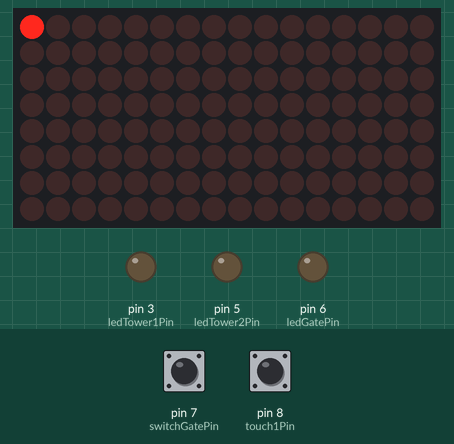
Simulated run of this sketch. Board: Arduino Uno, built with avr-gcc and run on an emulated ATmega328P. Shown: 16×8 LED matrix, output pins drawn as LEDs (lit = HIGH). Inputs (shaded band) come from the test bench; at power-on: pin 7 (switchGatePin) LOW, pin 8 (touch1Pin) LOW. Random numbers use the default seed unless the sketch sets one.

Above: at 0.01 s.
At 8.8 s:
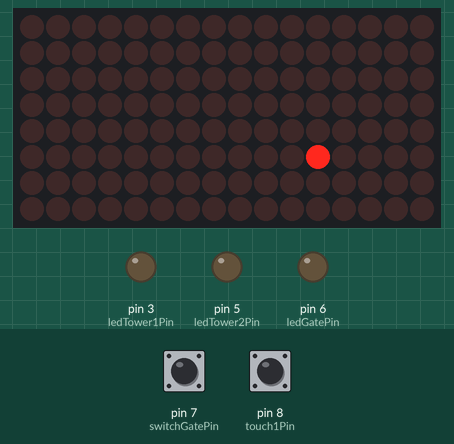
10.1 s: pin 7 (switchGatePin) pulled HIGH for 0.15 s
At 10.8 s:
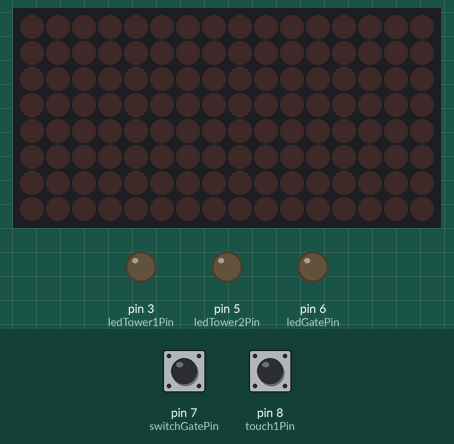
11.9 s: pin 8 (touch1Pin) pulled HIGH for 0.15 s
12.6 s: pin 7 (switchGatePin) pulled HIGH for 1 s
14.2 s: pin 7 (switchGatePin) pulled HIGH for 0.15 s
14.9 s: pin 7 (switchGatePin) pulled HIGH for 3.2 s
18.7 s: pin 7 (switchGatePin) pulled HIGH for 1 s
Timing chart, 0 to 23.4 s (numbered marks = the images above; inputs shaded):
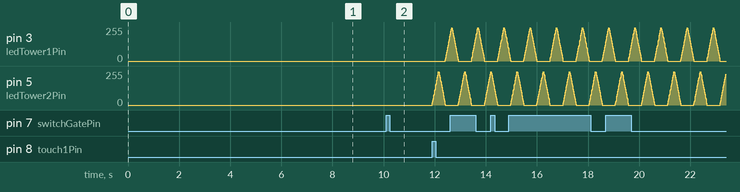

The sketch:

Gevangenis.ino
```cpp
#include <LedControl.h>
LedControl lc = LedControl(12,11,10,2);

int cel;
int etage;
int onoff;
long randNumber;

const int ledTower1Pin =  3;
const int ledTower2Pin =  5;
const int ledGatePin =    6;
const int switchGatePin = 7;
const int touch1Pin = 8;

// Variables will change:
int ledState = LOW;             // ledState used to set the LED
int alarmState = LOW;

int readingInput;

// Generally, you should use "unsigned long" for variables that hold time
// The value will quickly become too large for an int to store
unsigned long previousMillisBlinkTower = 0;        // will store last time LED was updated
unsigned long previousMillisBlinkGate = 0;        // will store last time LED was updated
unsigned long previousMillisCelLight = 0;        // will store last time LED was updated

bool fadeCountUp = false;
bool fadeCountUpGate = false;

unsigned char fadeLedValue = 0;
unsigned char fadeLedValueGate = 0;
unsigned char fadeStep = 8;


// constants won't change:
const long intervalBlinkTower = 8;           // interval at which to blink (milliseconds)
const long intervalBlinkGate = 6;           // interval at which to blink (milliseconds)
const long intervalCelLight = 10000;           // interval at which to blink (milliseconds)

unsigned long alarmCounter = 0;

// the setup function runs once when you press reset or power the board
void setup() {
  // initialize digital pin LED_BUILTIN as an output.
  pinMode(ledTower1Pin, OUTPUT);
  pinMode(ledTower2Pin, OUTPUT);
  pinMode(ledGatePin, OUTPUT);
  pinMode(switchGatePin, INPUT);
  pinMode(touch1Pin, INPUT);

  lc.shutdown(0,false);
  lc.shutdown(1,false);

  // set the brightness to a medium values
  lc.setIntensity(0,8);                       // 0 = low; 15 = high
  lc.setIntensity(1,8);                       // 0 = low; 15 = high

  // check whether the matrix works
  testloop();

  // clear the display
  lc.clearDisplay(0);
  lc.clearDisplay(1);

  // initial position
  randomSeed(analogRead(0));
}

// the loop function runs over and over again forever
void loop() {
  unsigned long currentMillis = millis();

  readingInput = digitalRead(touch1Pin);
  if (readingInput == HIGH) {
      alarmState = HIGH;
      alarmCounter = 10000; // reset when touched
  }

  if (alarmCounter > 0 && alarmState == HIGH) {
    if (currentMillis - previousMillisBlinkTower >= intervalBlinkTower) {
      // save the last time you blinked the LED
      previousMillisBlinkTower = currentMillis;

      if (fadeCountUp == false) {
        if ((fadeLedValue - fadeStep) < 0) {
          fadeCountUp = true;
          fadeLedValue = 0;

          if (ledState == LOW) {
            ledState = HIGH;
          } else {
            ledState = LOW;
          }

        } else {
          fadeLedValue -= fadeStep;
        }
      } else if (fadeCountUp == true) {
        if ((fadeLedValue + fadeStep) > 255) {
          fadeCountUp = false;
          fadeLedValue = 255;
        } else {
          fadeLedValue += fadeStep;
        }
      }

      // if the LED is off turn it on and vice-versa:
      if (ledState == LOW) {
        analogWrite(ledTower2Pin, 0);
        analogWrite(ledTower1Pin, fadeLedValue);
      } else {
        analogWrite(ledTower2Pin, fadeLedValue);
        analogWrite(ledTower1Pin, 0);
      }


      alarmCounter--;

      if (alarmCounter == 0) {
        alarmState = LOW;
        analogWrite(ledTower1Pin, 0);
        analogWrite(ledTower2Pin, 0);
      }
    }
  }

  readingInput = digitalRead(switchGatePin);
  if ((fadeLedValueGate > 0 || readingInput == HIGH ) && currentMillis - previousMillisBlinkGate >= intervalBlinkGate) {
    // save the last time you blinked the LED
    previousMillisBlinkGate = currentMillis;

    if (fadeCountUpGate == false) {
      if ((fadeLedValueGate - fadeStep) < 0) {
        fadeCountUpGate = true;
        fadeLedValueGate = 0;
      } else {
        fadeLedValueGate -= fadeStep;
      }
    } else if (fadeCountUpGate == true) {
      if ((fadeLedValueGate + fadeStep) > 255) {
        fadeCountUpGate = false;
        fadeLedValueGate = 255;
      } else {
        fadeLedValueGate += fadeStep;
      }
    }

    analogWrite(ledGatePin, fadeLedValueGate);
  }

  if (currentMillis - previousMillisCelLight >= intervalCelLight) {
   previousMillisCelLight = currentMillis;
   etage = random(1, 5);                       // picks house between 0 and 6
   cel = random(1, 23);                       // picks row (= light) between 0 and 7
   int onoff_rnd = random(0, 2);                       // picks on/off between 0 and 2
   int cnt = random(0, 10);                       // picks random count of lights between 0 and 10

    for (int i=0;i<cnt;i++) {
      onoff = (onoff_rnd > 0 ? true : false);
      setlight(etage, cel, onoff);
    }
  }
}

// ============ SUBROUTINES ==============================================

void testloop() {
  // clear the display
  lc.clearDisplay(0);
  lc.clearDisplay(1);

  for (int etage = 1; etage <= 4;etage++) {
    for (int cel = 1; cel <= 22;cel++) {
          // Turn on and off every single light for testing
          setlight(etage, cel, true);            // light on
          delay(100);
          setlight(etage, cel, false);            // light off
    }
  }
}

void setlight(int etage, int cel, bool onoff) {
  int disp = 0;
  int row = etage;
  int col = cel;

  if (cel>16) {
    disp = 1;
    col = cel-16;
  } else if (cel > 8) {
    col = cel-8;
    row = row+4;
  }
  // else etage blijft etage, cel blijft cel

  lc.setLed(disp, (col-1), (row-1), onoff);            // device,  row, col, light on
}
```

Measured:
- after the input at 11.9 s, pin 3 (ledTower1Pin): moves from 0/255 to 184/255 over 0.18 s, starting after 0.52 s; pin 5 (ledTower2Pin): rises from 0/255 to 248/255 in 0.24 s, then falls to 0/255 in 0.26 s
